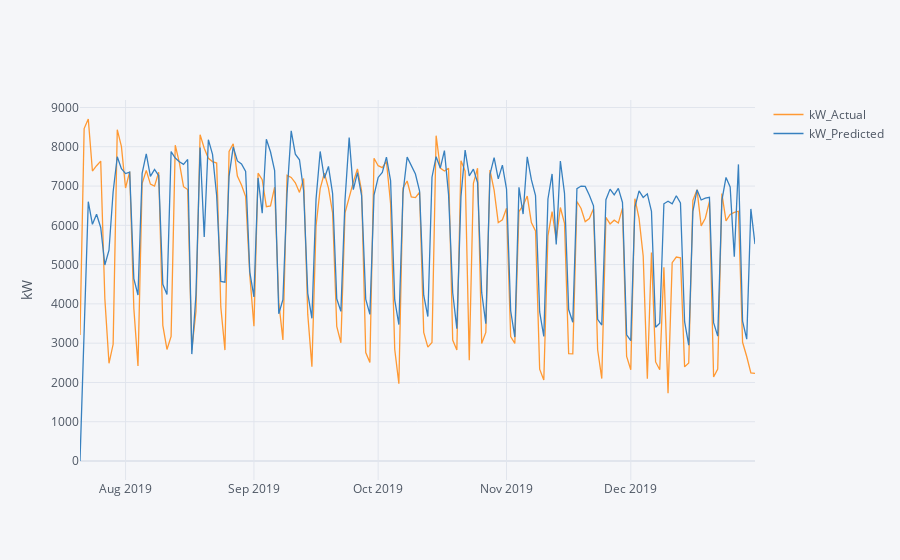

The cell this chart's notebook holds for it:
### Code cell
#Plot predicted values agains Actual values
df_pre[['kW_Actual','kW_Predicted']].iplot(yTitle='kW')

### Figure 1 — Plotly figure (JSON) as saved in the notebook; plotly's stock layout.template omitted (floating-point values rounded to 4 significant figures; data arrays with more than 128 entries replaced by an {"elided": "..."} marker saying what was removed)
{"data": [{"line": {"color": "rgba(255, 153, 51, 1.0)", "dash": "solid", "shape": "linear", "width": 1.3}, "mode": "lines", "name": "kW_Actual", "text": "", "type": "scatter", "x": {"elided": "164 str values"}, "y": {"elided": "164 float values"}}, {"line": {"color": "rgba(55, 128, 191, 1.0)", "dash": "solid", "shape": "linear", "width": 1.3}, "mode": "lines", "name": "kW_Predicted", "text": "", "type": "scatter", "x": {"elided": "164 str values"}, "y": {"elided": "164 float values"}}], "layout": {"legend": {"bgcolor": "#F5F6F9", "font": {"color": "#4D5663"}}, "paper_bgcolor": "#F5F6F9", "plot_bgcolor": "#F5F6F9", "title": {"font": {"color": "#4D5663"}}, "xaxis": {"gridcolor": "#E1E5ED", "showgrid": true, "tickfont": {"color": "#4D5663"}, "title": {"font": {"color": "#4D5663"}, "text": ""}, "zerolinecolor": "#E1E5ED"}, "yaxis": {"gridcolor": "#E1E5ED", "showgrid": true, "tickfont": {"color": "#4D5663"}, "title": {"font": {"color": "#4D5663"}, "text": "kW"}, "zerolinecolor": "#E1E5ED"}}}
